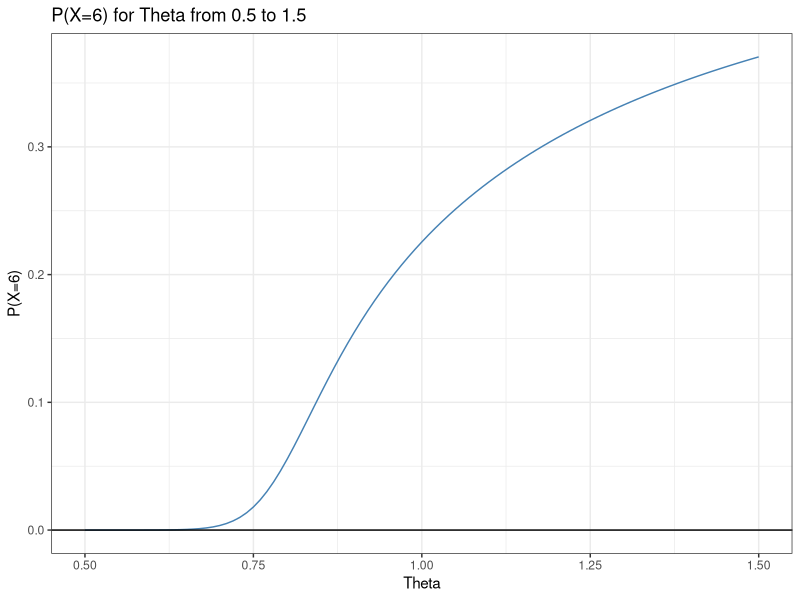
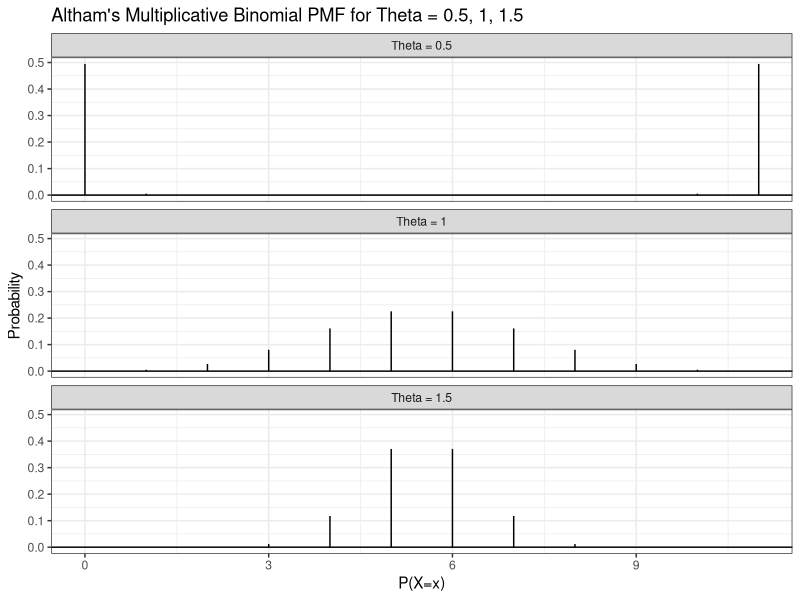

These charts were generated, in order, by the following R code:
## ---- chunk 1
#| echo: false

default_chunk_hook  <- knitr::knit_hooks$get("chunk")

latex_font_size <- c("Huge", "huge", "LARGE", "Large", 
                     "large", "normalsize", "small", 
                     "footnotesize", "scriptsize", "tiny")

knitr::knit_hooks$set(chunk = function(x, options) {
  x <- default_chunk_hook(x, options)
  if(options$size %in% latex_font_size) {
    paste0("\n \\", options$size, "\n\n", 
      x, 
      "\n\n \\normalsize"
    )
  } else {
    x
  }
})
## ---- chunk 2
#| label: load-packages
#| include: false
library(tidyverse)
library(patchwork)
## ---- chunk 3
daltbinom <- function(x, size, prob, theta){
  normalizing.constant <- 0
  for(j in 0:size){
    normalizing.constant <- normalizing.constant + 
      choose(size, j) * prob^j * (1-prob)^(size-j) * theta^(j*(size-j))
  }
  # Probability Mass at x=x
  (1/normalizing.constant) *
    choose(size, x) * prob^x * (1-prob)^(size-x) * theta^(x*(size-x)) *
      (x>=0)*(x<=size)
}
## ---- chunk 4
daltbbinom.single <- function(x, size, alpha, beta, theta){
    integrand <- function(p) {
    sapply(p, # integrate will pass in a vector, so we use sapply to apply the following
           function(p_val){
             # f(x|p) * f(p|alpha, beta)
             daltbinom(x, size, p_val, theta) * dbeta(p_val, alpha, beta)
           }
    )
  }
  # Probability Mass at x=x
  # integrate(integrand, lower = 0, upper = 1)$value * (x>=0)*(x<=size)
  # I shrink the bounds below to avoid log(0)=-infinty
  # I use try() to catch when there is an error and avoid crashing
  res <- try(integrate(integrand, lower = 1e-7, upper = 1 - 1e-7)$value * 
                  (x>=0)*(x<=size), 
             silent = TRUE)
  # If there is an error, return a near-zero probability
  if(inherits(res, "try-error")) return(0.1^6)
  
  res
}
# Write a function that works on a vector
daltbbinom <- function(x, size, alpha, beta, theta){
  sapply(X=x, FUN=daltbbinom.single, size=size, alpha=alpha, beta=beta, theta=theta)
}
## ---- chunk 5
#computing probabilities
p = 0.5
thetas = seq(from=0.5,to=1.5,by=0.01)
probabilities = daltbinom(x=6,size=11,prob=p,theta=thetas)

#creating data for plots
ggdat = tibble(
    theta = thetas,
    probs = probabilities
)

#plot
  ggdat |> 
    ggplot(aes(x = theta, 
               y = probs)) +
    geom_line(color = "steelblue") +
    geom_hline(yintercept = 0) +
    ylab("P(X=6)") +
    xlab("Theta") +
    ggtitle("P(X=6) for Theta from 0.5 to 1.5") +
    theme_bw()
## ---- chunk 6
#computing PMFs
p = 0.5
x.vals = seq(from=0,to=11,by=1)

#theta=0.5
probabilities.05 = daltbinom(x=x.vals,size=11,prob=p,theta=0.5)

#theta=1
probabilities.1 = daltbinom(x=x.vals,size=11,prob=p,theta=1)

#theta=1.5
probabilities.15 = daltbinom(x=x.vals,size=11,prob=p,theta=1.5)

ggdat = tibble(
  theta = rep(c("Theta = 0.5","Theta = 1","Theta = 1.5"),each=12),
  x = rep(x.vals,3),
  prob = c(probabilities.05,probabilities.1,probabilities.15)
)

ggdat |>
  ggplot(aes(x = x,
             y = prob)) +
  facet_wrap(~ theta,ncol=1) +
    geom_linerange(aes(x = x, 
                       ymin = 0, 
                       ymax = prob)) +
  geom_hline(yintercept = 0) +
  xlab("P(X=x)") +
  ylab("Probability") +
  ggtitle("Altham's Multiplicative Binomial PMF for Theta = 0.5, 1, 1.5") +
  theme_bw()
## ---- chunk 7
altbinom.moments <- function(n,k,prob,theta){
  x.vals = 0:n
  pmf.vals = daltbinom(x=x.vals,size=n,prob=prob,theta=theta)
  sum(x.vals^k * pmf.vals)
}
## ---- chunk 8
llaltbinom = function(x, n, p, theta){
  sum(log(daltbinom(x = x, size = n, prob = p, theta = theta)))
}
